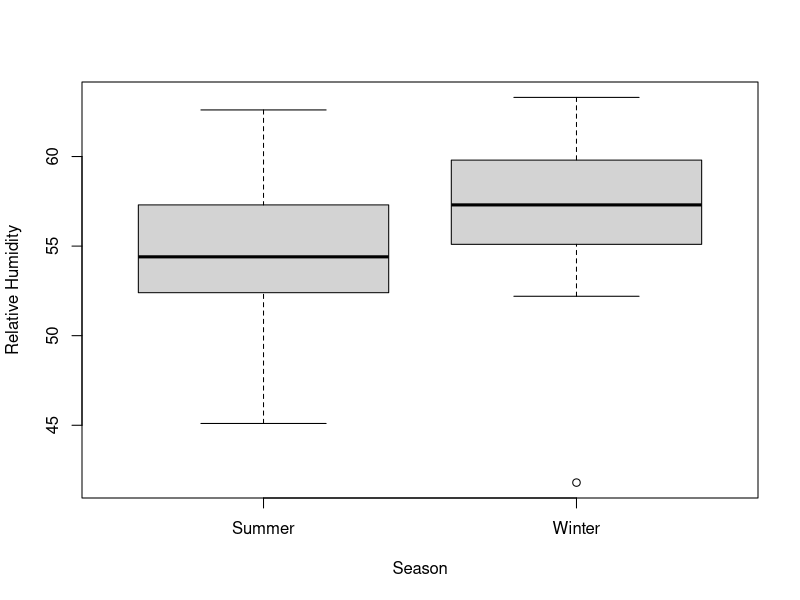
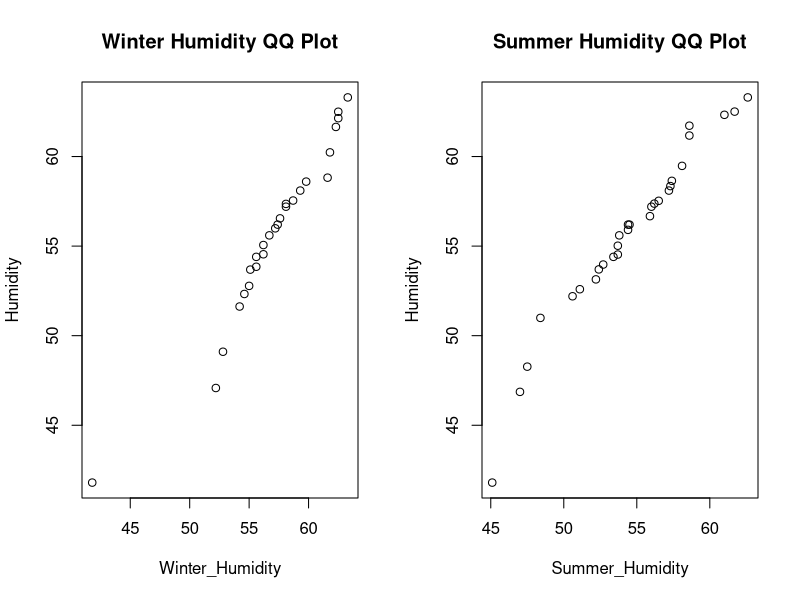

Here is the R script that generated these plots, in order:
data <- read.csv("hw4q2.csv", header = TRUE)

# Part a
Humidity <- data$Humidity
Season <- data$Season

boxplot(Humidity ~ Season, data = data, xlab = "Season", ylab = "Relative Humidity")

# Part b
Winter_Humidity <- Humidity[Season == "Winter"]
Summer_Humidity <- Humidity[Season == "Summer"]

par(mfrow=c(1,2))
qqplot(Winter_Humidity, Humidity, main="Winter Humidity QQ Plot")
qqplot(Summer_Humidity, Humidity, main="Summer Humidity QQ Plot")

# Part c
var(Winter_Humidity)
IQR(Winter_Humidity)

var(Summer_Humidity)
IQR(Summer_Humidity)

